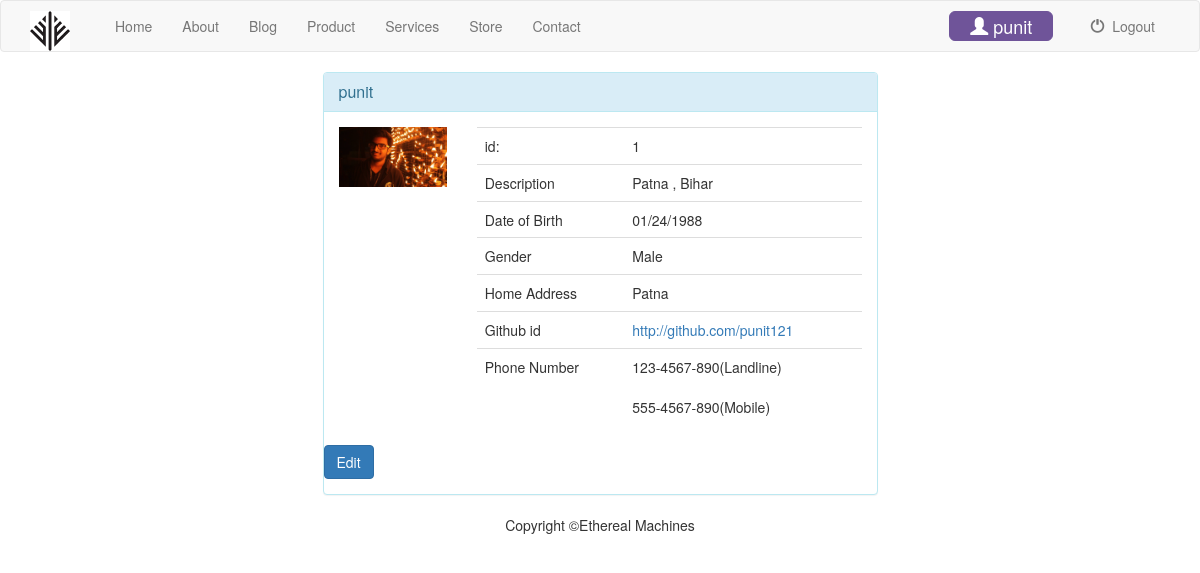
/profile/1/ (signed in), run on an earlier commit of the app's database.
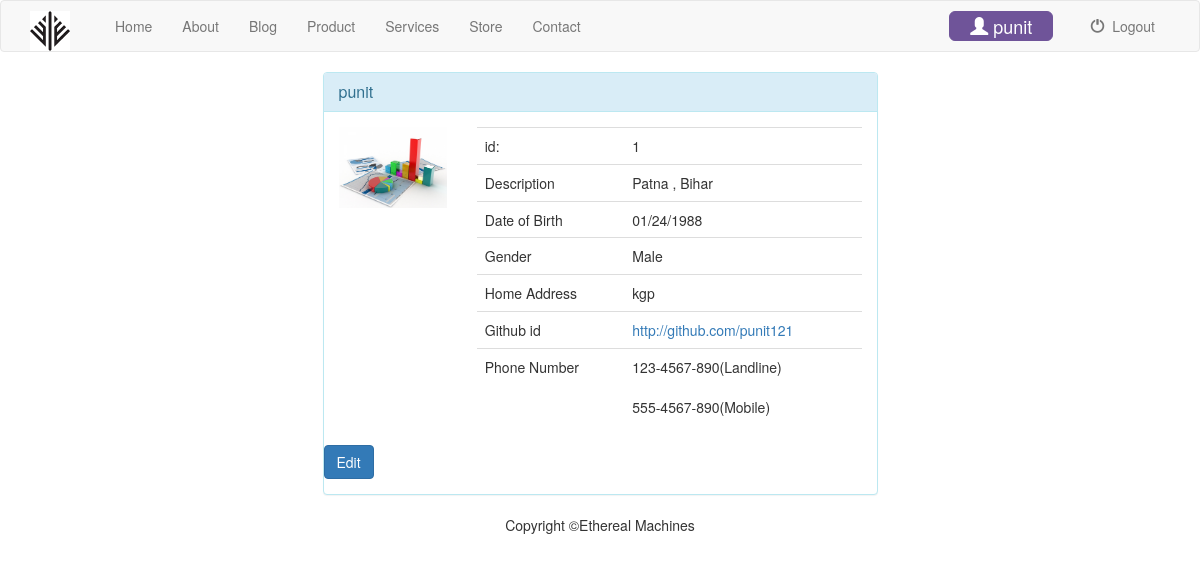
And on a later commit of the database.
### website/models.py (models this page shows, shortened)
class Profile(models.Model):
    user = models.OneToOneField(User, default=1,related_name='profile')
    description = models.CharField(max_length=100, default='')
    city = models.CharField(max_length=100, default='')
    website = models.URLField(default='')
    phone = models.IntegerField(default=0)
    image = models.ImageField()

### website/views.py (the view)
# urls.py: url(r'^profile/(?P<profile_id>[0-9]+)/$', views.view_profile, name='view_profile'),
def view_profile(request,profile_id):
    if not request.user.is_authenticated():
        return render(request, 'website/index.html')
    else:
        user = request.user
        profile = Profile.objects.filter(user=request.user)
        return render(request, 'website/profile.html', {'profile': profile} )

### website/templates/website/profile.html (shortened to what this page needs)
{% extends 'website/base.html' %}
{% load staticfiles %}
{% block body %}
<div class="container">
      <div class="row">
        <div class="col-xs-12 col-sm-12 col-md-6 col-lg-6 col-xs-offset-0 col-sm-offset-0 col-md-offset-3 col-lg-offset-3 toppad" >
          <div class="panel panel-info">
            <div class="panel-heading">
              <h3 class="panel-title">{{ user }}</h3>
            </div>
            <div class="panel-body">
              <div class="row">
            {% if profile %}
               {% for p in profile %}
               		{% if p.image %}
             			<div class="col-md-3 col-lg-3 " align="center"> <img alt="User Pic" src="{{p.image.url}}" class="img-responsive"> </div>
             		{% else %}
             			<div class="col-md-3 col-lg-3 " align="center"> <img alt="User Pic" src="{% static 'website/img/user.png' %}" class="img-circle img-responsive"> </div>
             		{% endif %}
                <div class=" col-md-9 col-lg-9 ">
                  <table class="table table-user-information">
                    <tbody>
                      <tr>
                        <td>id:</td>
                        <td>{{ p.id }}</td>
                      </tr>
                      <tr>
                        <td>Description</td>
                        <td> {{ p.description }} </td>
                      </tr>
                      <tr>
                        <td>Date of Birth</td>
                        <td>01/24/1988</td>
                      </tr>
                         <tr>
                             <tr>
                        <td>Gender</td>
                        <td>Male</td>
                      </tr>
                        <tr>
                        <td>Home Address</td>
                        <td>{{p.city}}</td>
                      </tr>
                      <tr>
                        <td>Github id</td>
                        <td><a href="mailto:info@support.com">{{p.website}}</a></td>
                      </tr>
                        <td>Phone Number</td>
                        <td>123-4567-890(Landline)<br><br>555-4567-890(Mobile)
                        </td>
                      </tr>
                    </tbody>
                  </table>
                </div>
                {% endfor %}
            {% endif %}
                <a href="{% url 'website:edit_profile' user.id %}" class="btn btn-primary"> Edit </a>
              </div>
            </div>
          </div>
        </div>
      </div>
    </div>
    {% include 'website/footer.html' %}
{% endblock %}

### website/templates/website/base.html (shortened to what this page needs)
<!DOCTYPE html>
<html lang="en">
<head>
    {% load staticfiles %}
    <link href="{% static 'website/css/bootstrap.min.css' %}" rel="stylesheet">
    <link href="{% static 'website/css/styles.css' %}" rel="stylesheet">
    </head>
    {% block content %}
    <body>
        <nav class="navbar navbar-default" role="navigation">
            <div class="container">
                <div class="navbar-header">
                    <a class="navbar-brand" href="{% url 'website:index' %}"><img src="{% static 'website/img/ethereal-logo.png' %}" alt="" height="40" style="position:relative;bottom:5px;" ></a>
                </div>
                <div class="collapse navbar-collapse" id="bs-example-navbar-collapse-1">
                    <ul class="nav navbar-nav">
                        <li>
                            <a href="{% url 'website:index' %}">Home</a>
                        </li>
                        <li>
                            <a href="{% url 'website:about' %}">About</a>
                        </li>
                        <li>
                            <a href="{% url 'website:blog' %}">Blog</a>
                        </li>
                        <li>
                            <a href="{% url 'website:product' %}">Product</a>
                        </li>
                        <li>
                            <a href="{% url 'website:services' %}">Services</a>
                        </li>
                        <li>
                            <a href="{% url 'website:store' %}">Store</a>
                        </li>
                        <li>
                            <a href="{% url 'website:contact' %}">Contact</a>
                        </li>
                    </ul>
                    <ul class="nav navbar-nav navbar-right">
                        {% if user.is_authenticated %}
                        <li>
                            <a href="{% url 'website:view_profile' user.id %}" class="btn btn-info btn-lg">
                                <span class="glyphicon glyphicon-user"></span> {{ user }}
                            </a>
                        </li>
                        <li>
                            <a href="{% url 'website:logout_user' %}">
                            <span class="glyphicon glyphicon-off" ></span>&nbsp; Logout
                            </a>
                        </li>
                        {% endif %}
                    </ul>
                </div>
            </div>
        </nav>
        {% block body %}
        {% endblock %}
    </body>
    {% endblock content %}
    </html>

### website/templates/website/footer.html
<footer>
        <div class="container">
            <div class="row">
                <div class="col-lg-12 text-center">
                    <p>Copyright &copy;Ethereal Machines</p>
                </div>
            </div>
        </div>
</footer>

### website/static/website/css/styles.css (style rules this page uses)
html, body { margin: 0; padding: 0; overflow-x:hidden; }
.navbar-brand { position: relative; z-index: 2; }
.navbar-nav.navbar-right .btn { position: relative; z-index: 2; padding: 4px 20px; margin: 10px auto; transition: transform 0.3s; }
.navbar .navbar-collapse { position: relative; overflow: hidden !important; }
.navbar .navbar-collapse .navbar-right > li:last-child { padding-left: 22px; }
.navbar-nav.navbar-right .btn:not(.collapsed) { background-color: rgb(111, 84, 153); border-color: rgb(111, 84, 153); color: rgb(255, 255, 255); }

What changed in the data, as far as the page shows it:
changed Profile "Patna , Bihar": image: a different picture; city "Patna" → "kgp"
